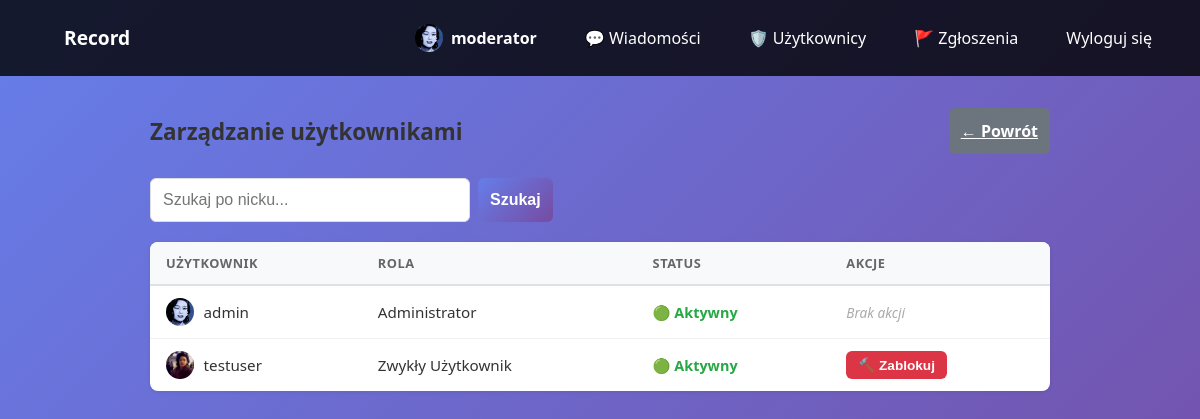
/users/ (signed in), run on the app's committed database.
### record_app/models.py (models this page shows, shortened)
class User(AbstractUser):
    ROLE_CHOICES = [
        ('user', 'Zwykły Użytkownik'),
        ('moderator', 'Moderator'),
        ('admin', 'Administrator'),
    ]
    role = models.CharField(
        max_length=10,
        choices=ROLE_CHOICES,
        default='user'
    )
    is_banned = models.BooleanField(default=False)
    description = models.TextField(blank=True, null=True)
    avatar = models.ImageField(upload_to='avatars/', blank=True, null=True)
    @property
    def avatar_url(self):
        if self.avatar:
            return self.avatar.url
        return f'{settings.MEDIA_URL}avatars/default_pfp.jpg'
    class Meta:
        verbose_name = 'Użytkownik'
        verbose_name_plural = 'Użytkownicy'

### record_app/views.py (the view)
# urls.py: path('users/', views.user_list_view, name='user_list'),
@login_required(login_url='login')
def user_list_view(request):
    if request.user.role not in ['admin', 'moderator']:
        messages.error(request, "Nie masz uprawnień.")
        return redirect('home')
    query = request.GET.get('q', '').strip()
    users = User.objects.exclude(id=request.user.id).order_by('username')
    if query:
        users = users.filter(username__icontains=query)
    return render(request, 'record_app/user_list.html', {
        'users': users,
        'is_admin': request.user.role == 'admin',
        'query': query,
    })

### record_app/context_processors.py (called while the page is built)
def pending_reports(request):
    if request.user.is_authenticated and request.user.role in ('admin', 'moderator'):
        count = Report.objects.filter(status='pending').count()
        return {'pending_reports_count': count}
    return {'pending_reports_count': 0}

### record_app/templates/record_app/user_list.html (shortened to what this page needs)
{% extends "record_app/base.html" %}
{% load static %}
{% block extra_css %}
<link rel="stylesheet" href="{% static 'css/user_list.css' %}">
{% endblock %}
{% block content %}
<div class="user-list-wrapper">
    <div class="user-list-content">
        <div class="user-list-header">
            <h2>Zarządzanie użytkownikami</h2>
            <a href="{% url 'home' %}" class="btn btn-secondary">← Powrót</a>
        </div>
        <form method="get" class="user-list-search">
            <input type="text" name="q" value="{{ query }}" placeholder="Szukaj po nicku..."
                   class="form-control">
            <button type="submit" class="btn btn-primary">Szukaj</button>
        </form>
        <table class="user-table">
            <thead>
                <tr>
                    <th>Użytkownik</th>
                    <th>Rola</th>
                    <th>Status</th>
                    <th>Akcje</th>
                </tr>
            </thead>
            <tbody>
                {% for u in users %}
                <tr>
                    <td>
                        <div class="user-cell">
                            <img src="{{ u.avatar_url }}" alt="{{ u.username }}" class="avatar avatar-sm">
                            <span>{{ u.username }}</span>
                        </div>
                    </td>
                    <td>{{ u.get_role_display }}</td>
                    <td>
                        {% if u.is_banned %}
                        <span class="status-banned">🔴 Zablokowany</span>
                        {% else %}
                        <span class="status-active">🟢 Aktywny</span>
                        {% endif %}
                    </td>
                    <td>
                        {% if u.role == 'admin' %}
                        <span class="no-action">Brak akcji</span>
                        {% elif request.user.role == 'moderator' and u.role == 'moderator' %}
                        <span class="no-action">Brak uprawnień</span>
                        {% elif u.is_banned %}
                        <form method="post" action="{% url 'unban_user' u.id %}">
                            {% csrf_token %}
                            <button type="submit" class="btn btn-sm btn-success">✅ Odblokuj</button>
                        </form>
                        {% else %}
                        <form method="post" action="{% url 'ban_user' u.id %}"
                              onsubmit="return confirm('Czy na pewno chcesz zablokować użytkownika {{ u.username }}?');">
                            <button type="submit" class="btn btn-sm btn-danger">🔨 Zablokuj</button>
                        </form>
                        {% endif %}
                    </td>
                </tr>
                {% empty %}
                <tr class="user-table-empty">
                    <td colspan="4">Brak użytkowników{% if query %} pasujących do „{{ query }}"{% endif %}.</td>
                </tr>
                {% endfor %}
            </tbody>
        </table>
    </div>
</div>
{% endblock %}

### record_app/templates/record_app/base.html (shortened to what this page needs)
{% load static %}
<!DOCTYPE html>
<html lang="pl">
<head>
    <link rel="stylesheet" href="{% static 'css/style.css' %}">
    {% block extra_css %}{% endblock %}
</head>
<body>
    <nav>
        <div>
            <a href="{% url 'home' %}" style="font-weight: bold; font-size: 1.2rem;">Record</a>
        </div>
        <div>
            {% if user.is_authenticated %}
                <a href="{% url 'profile' %}" class="nav-avatar-wrap">
                    <img src="{{ user.avatar_url }}" alt="{{ user.username }}" class="avatar avatar-sm">
                    <strong>{{ user.username }}</strong>
                </a>
                <a href="{% url 'private_conversations' %}">💬 Wiadomości</a>
                {% if user.role == 'admin' or user.role == 'moderator' %}
                <a href="{% url 'user_list' %}">🛡️ Użytkownicy</a>
                <a href="{% url 'reports_list' %}" class="nav-reports-link">
                    🚩 Zgłoszenia
                </a>
                {% endif %}
                <a href="{% url 'logout' %}">Wyloguj się</a>
            {% else %}
                <a href="{% url 'login' %}">Logowanie</a>
                <a href="{% url 'register' %}">Rejestracja</a>
            {% endif %}
        </div>
    </nav>
    <div class="content-area">
        {% block content %}
        {% endblock %}
    </div>
</body>
</html>

### record_app/static/css/style.css (style rules this page uses)
* { margin: 0; padding: 0; box-sizing: border-box; }
body { font-family: 'Segoe UI', Tahoma, Geneva, Verdana, sans-serif; background: linear-gradient(135deg, #667eea 0%, #764ba2 100%); height: 100vh; overflow: hidden; display: flex; flex-direction: column; }
.content-area { flex: 1; overflow: hidden; display: flex; flex-direction: column; min-height: 0; }
nav { background: rgba(0, 0, 0, 0.8); padding: 1rem 2rem; display: flex; justify-content: space-between; align-items: center; color: white; }
nav > div { display: flex; align-items: center; }
nav a, nav button { color: white; text-decoration: none; margin-left: 1rem; cursor: pointer; background: none; border: none; font-size: 1rem; padding: 0.5rem 1rem; border-radius: 4px; transition: background 0.3s; line-height: 1; }
.nav-reports-link { position: relative; display: inline-flex; align-items: center; gap: 0.3rem; }
.avatar { border-radius: 50%; object-fit: cover; flex-shrink: 0; display: inline-block; }
.avatar-sm, .avatar-placeholder-sm { width: 28px; height: 28px; font-size: 11px; }
.nav-avatar-wrap { display: inline-flex; align-items: center; gap: 8px; color: white; text-decoration: none; white-space: nowrap; }
.form-control { width: 100%; padding: 0.75rem; border: 1px solid #ddd; border-radius: 6px; font-size: 1rem; transition: border-color 0.3s; }
.btn { width: 100%; padding: 0.75rem; background: linear-gradient(135deg, #667eea 0%, #764ba2 100%); color: white; border: none; border-radius: 6px; font-size: 1rem; font-weight: 600; cursor: pointer; transition: transform 0.2s, box-shadow 0.2s; }

### record_app/static/css/user_list.css (style rules this page uses)
.user-list-wrapper { flex: 1; overflow-y: auto; padding: 2rem; }
.user-list-content { max-width: 900px; margin: 0 auto; }
.user-list-header { display: flex; align-items: center; justify-content: space-between; margin-bottom: 1.5rem; }
.user-list-header h2 { margin: 0; color: #333; font-size: 1.4rem; }
.user-list-search { display: flex; gap: 0.5rem; margin-bottom: 1.25rem; }
.user-list-search .form-control { max-width: 320px; width: 100%; }
.user-table { width: 100%; border-collapse: collapse; background: white; border-radius: 8px; overflow: hidden; box-shadow: 0 1px 4px rgba(0, 0, 0, 0.08); }
.user-table thead tr { background-color: #f8f9fa; border-bottom: 2px solid #dee2e6; text-align: left; }
.user-table th { padding: 0.75rem 1rem; font-size: 0.8rem; font-weight: 700; text-transform: uppercase; letter-spacing: 0.5px; color: #666; }
.user-table tbody tr { border-bottom: 1px solid #f0f0f0; transition: background-color 0.15s; }
.user-table tbody tr:last-child { border-bottom: none; }
.user-table td { padding: 0.75rem 1rem; color: #333; font-size: 0.95rem; vertical-align: middle; }
.user-cell { display: flex; align-items: center; gap: 0.6rem; }
.status-active { color: #28a745; font-weight: 600; font-size: 0.9rem; }
.no-action { color: #aaa; font-size: 0.85rem; font-style: italic; }
.btn-primary { background: linear-gradient(135deg, #667eea 0%, #764ba2 100%); color: white; width: auto; }
.btn-secondary { background: #6c757d; color: white; width: auto; }
.btn-danger { background: #dc3545; color: white; width: auto; }
.btn-sm { padding: 0.35rem 0.75rem; font-size: 0.85rem; width: auto; }

### data on the page
User: username "moderator"
User: shows a picture, username "admin", role "Administrator", is_banned "🟢 Aktywny", shows "Brak akcji"
User: avatar_url (picture), username "testuser", role "Zwykły Użytkownik", is_banned "🟢 Aktywny"
